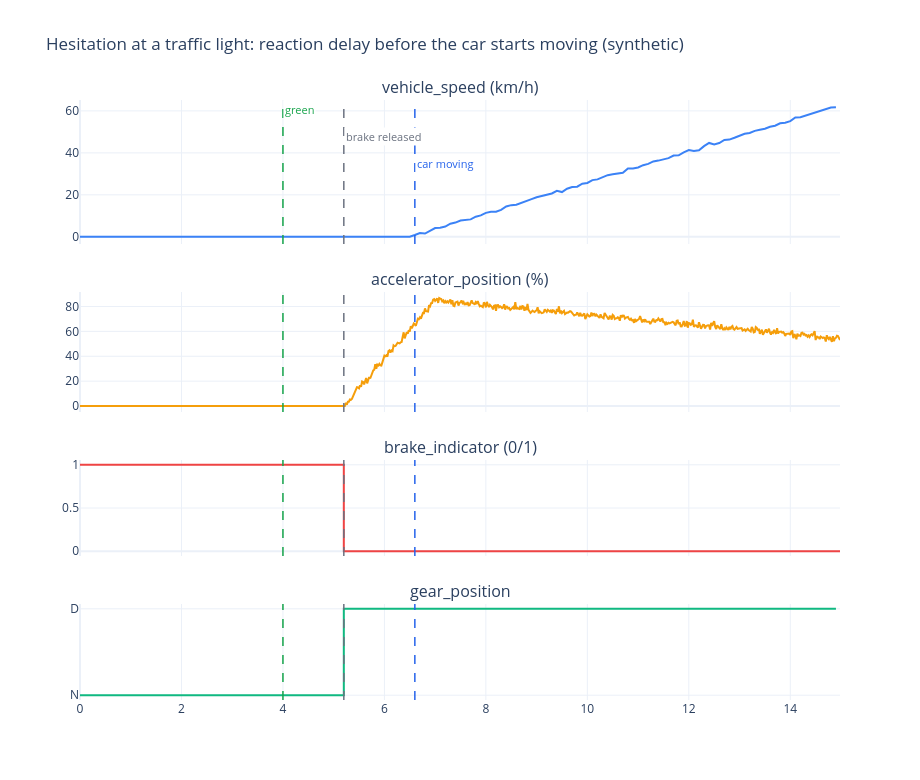

Write notebook code for a chart like this one.
### Code cell
from plotly.subplots import make_subplots

def sec(t):
    return (t - t0).total_seconds()

fig_hesitation = make_subplots(
    rows=4, cols=1, shared_xaxes=True, vertical_spacing=0.08,
    row_heights=[0.3, 0.25, 0.2, 0.2],
    subplot_titles=("vehicle_speed (km/h)", "accelerator_position (%)", "brake_indicator (0/1)", "gear_position"),
)
fig_hesitation.add_trace(go.Scatter(x=speed.t_seconds, y=speed.valueNumeric, mode="lines", line=dict(color="#3B82F6", width=2), name="vehicle_speed"), row=1, col=1)
fig_hesitation.add_trace(go.Scatter(x=accel.t_seconds, y=accel.valueNumeric, mode="lines", line=dict(color="#F59E0B", width=2), name="accelerator_position"), row=2, col=1)
fig_hesitation.add_trace(go.Scatter(x=brake.t_seconds, y=brake.valueNumeric, mode="lines", line=dict(shape="hv", color="#EF4444", width=2), name="brake_indicator"), row=3, col=1)
fig_hesitation.add_trace(go.Scatter(x=gear.t_seconds, y=gear.valueText, mode="lines", line=dict(shape="hv", color="#10B981", width=2), name="gear_position"), row=4, col=1)

events = [
    (sec(t_green), "green", "#16A34A"),
    (sec(t_brake_released), "brake released", "#6B7280"),
    (sec(t_moving), "car moving", "#2563EB"),
]
for x, _, color in events:
    fig_hesitation.add_vline(x=x, row="all", col=1, line_dash="dash", line_color=color, line_width=1.5)
for i, (x, label, color) in enumerate(events):
    fig_hesitation.add_annotation(
        x=x, y=1.0 - i * 0.045, xref="x1", yref="paper",
        text=label, showarrow=False, font=dict(color=color, size=11),
        xanchor="left", bgcolor="white",
    )

fig_hesitation.update_yaxes(row=4, col=1, categoryorder="array", categoryarray=["N", "D"])
fig_hesitation.update_layout(
    height=780, width=920, template="plotly_white", showlegend=False,
    title="Hesitation at a traffic light: reaction delay before the car starts moving (synthetic)",
    margin=dict(t=100),
)
fig_hesitation.write_image(os.path.join(ASSETS_DIR, "hesitation-timeline.png"), scale=2)
fig_hesitation.show()

### Figure 1 — Plotly figure (JSON) as saved in the notebook; plotly's stock layout.template omitted (floating-point values rounded to 4 significant figures; data arrays with more than 128 entries replaced by an {"elided": "..."} marker saying what was removed)
{"data": [{"line": {"color": "#3B82F6", "width": 2}, "mode": "lines", "name": "vehicle_speed", "type": "scatter", "x": {"elided": "150 float values"}, "xaxis": "x", "y": {"elided": "150 float values"}, "yaxis": "y"}, {"line": {"color": "#F59E0B", "width": 2}, "mode": "lines", "name": "accelerator_position", "type": "scatter", "x": {"elided": "750 float values"}, "xaxis": "x2", "y": {"elided": "750 float values"}, "yaxis": "y2"}, {"line": {"color": "#EF4444", "shape": "hv", "width": 2}, "mode": "lines", "name": "brake_indicator", "type": "scatter", "x": {"elided": "750 float values"}, "xaxis": "x3", "y": {"elided": "750 float values"}, "yaxis": "y3"}, {"line": {"color": "#10B981", "shape": "hv", "width": 2}, "mode": "lines", "name": "gear_position", "type": "scatter", "x": {"elided": "150 float values"}, "xaxis": "x4", "y": {"elided": "150 str values"}, "yaxis": "y4"}], "layout": {"annotations": [{"font": {"size": 16}, "showarrow": false, "text": "vehicle_speed (km/h)", "x": 0.5, "xanchor": "center", "xref": "paper", "y": 1.0, "yanchor": "bottom", "yref": "paper"}, {"font": {"size": 16}, "showarrow": false, "text": "accelerator_position (%)", "x": 0.5, "xanchor": "center", "xref": "paper", "y": 0.68, "yanchor": "bottom", "yref": "paper"}, {"font": {"size": 16}, "showarrow": false, "text": "brake_indicator (0/1)", "x": 0.5, "xanchor": "center", "xref": "paper", "y": 0.4, "yanchor": "bottom", "yref": "paper"}, {"font": {"size": 16}, "showarrow": false, "text": "gear_position", "x": 0.5, "xanchor": "center", "xref": "paper", "y": 0.16, "yanchor": "bottom", "yref": "paper"}, {"bgcolor": "white", "font": {"color": "#16A34A", "size": 11}, "showarrow": false, "text": "green", "x": 4.0, "xanchor": "left", "xref": "x", "y": 1.0, "yref": "paper"}, {"bgcolor": "white", "font": {"color": "#6B7280", "size": 11}, "showarrow": false, "text": "brake released", "x": 5.2, "xanchor": "left", "xref": "x", "y": 0.955, "yref": "paper"}, {"bgcolor": "white", "font": {"color": "#2563EB", "size": 11}, "showarrow": false, "text": "car moving", "x": 6.6, "xanchor": "left", "xref": "x", "y": 0.91, "yref": "paper"}], "height": 780, "margin": {"t": 100}, "shapes": [{"line": {"color": "#16A34A", "dash": "dash", "width": 1.5}, "type": "line", "x0": 4.0, "x1": 4.0, "xref": "x", "y0": 0, "y1": 1, "yref": "y domain"}, {"line": {"color": "#16A34A", "dash": "dash", "width": 1.5}, "type": "line", "x0": 4.0, "x1": 4.0, "xref": "x2", "y0": 0, "y1": 1, "yref": "y2 domain"}, {"line": {"color": "#16A34A", "dash": "dash", "width": 1.5}, "type": "line", "x0": 4.0, "x1": 4.0, "xref": "x3", "y0": 0, "y1": 1, "yref": "y3 domain"}, {"line": {"color": "#16A34A", "dash": "dash", "width": 1.5}, "type": "line", "x0": 4.0, "x1": 4.0, "xref": "x4", "y0": 0, "y1": 1, "yref": "y4 domain"}, {"line": {"color": "#6B7280", "dash": "dash", "width": 1.5}, "type": "line", "x0": 5.2, "x1": 5.2, "xref": "x", "y0": 0, "y1": 1, "yref": "y domain"}, {"line": {"color": "#6B7280", "dash": "dash", "width": 1.5}, "type": "line", "x0": 5.2, "x1": 5.2, "xref": "x2", "y0": 0, "y1": 1, "yref": "y2 domain"}, {"line": {"color": "#6B7280", "dash": "dash", "width": 1.5}, "type": "line", "x0": 5.2, "x1": 5.2, "xref": "x3", "y0": 0, "y1": 1, "yref": "y3 domain"}, {"line": {"color": "#6B7280", "dash": "dash", "width": 1.5}, "type": "line", "x0": 5.2, "x1": 5.2, "xref": "x4", "y0": 0, "y1": 1, "yref": "y4 domain"}, {"line": {"color": "#2563EB", "dash": "dash", "width": 1.5}, "type": "line", "x0": 6.6, "x1": 6.6, "xref": "x", "y0": 0, "y1": 1, "yref": "y domain"}, {"line": {"color": "#2563EB", "dash": "dash", "width": 1.5}, "type": "line", "x0": 6.6, "x1": 6.6, "xref": "x2", "y0": 0, "y1": 1, "yref": "y2 domain"}, {"line": {"color": "#2563EB", "dash": "dash", "width": 1.5}, "type": "line", "x0": 6.6, "x1": 6.6, "xref": "x3", "y0": 0, "y1": 1, "yref": "y3 domain"}, {"line": {"color": "#2563EB", "dash": "dash", "width": 1.5}, "type": "line", "x0": 6.6, "x1": 6.6, "xref": "x4", "y0": 0, "y1": 1, "yref": "y4 domain"}], "showlegend": false, "title": {"text": "Hesitation at a traffic light: reaction delay before the car starts moving (synthetic)"}, "width": 920, "xaxis": {"anchor": "y", "domain": [0.0, 1.0], "matches": "x4", "showticklabels": false}, "xaxis2": {"anchor": "y2", "domain": [0.0, 1.0], "matches": "x4", "showticklabels": false}, "xaxis3": {"anchor": "y3", "domain": [0.0, 1.0], "matches": "x4", "showticklabels": false}, "xaxis4": {"anchor": "y4", "domain": [0.0, 1.0]}, "yaxis": {"anchor": "x", "domain": [0.76, 1.0]}, "yaxis2": {"anchor": "x2", "domain": [0.48, 0.68]}, "yaxis3": {"anchor": "x3", "domain": [0.24, 0.4]}, "yaxis4": {"anchor": "x4", "categoryarray": ["N", "D"], "categoryorder": "array", "domain": [0.0, 0.16]}}}
